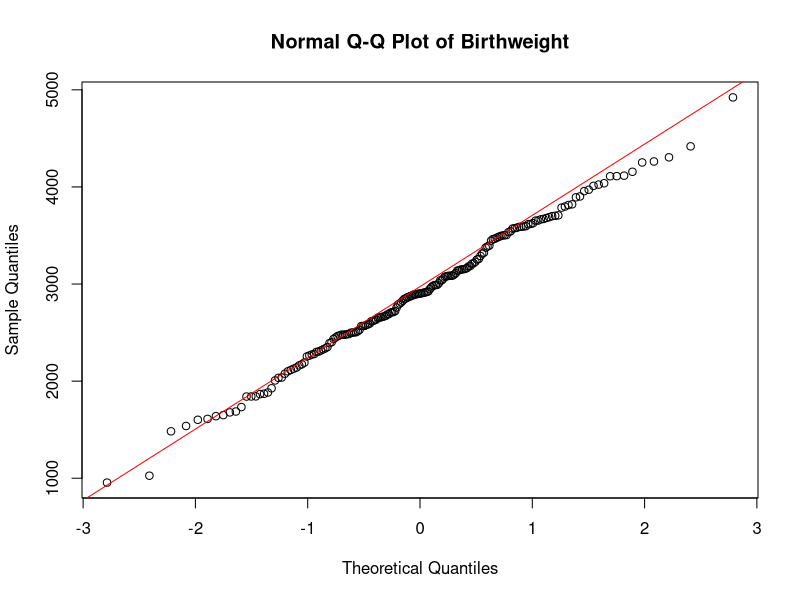
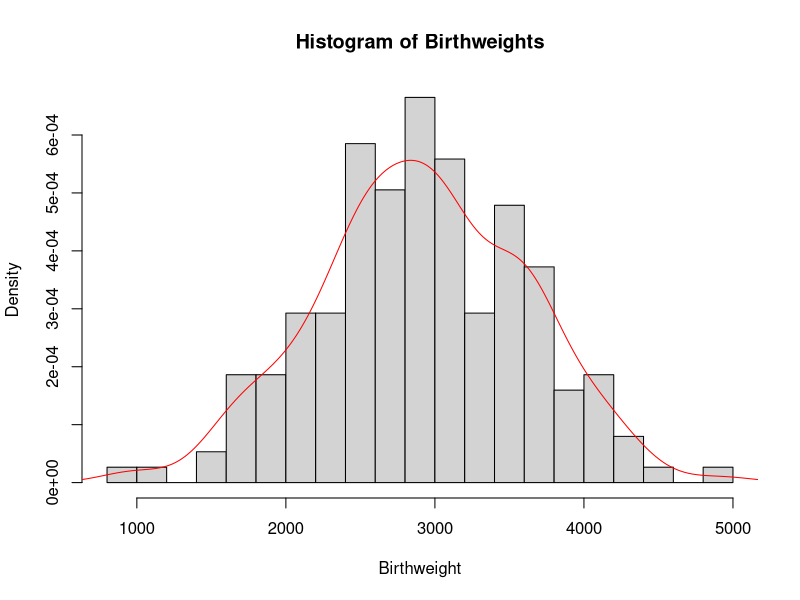
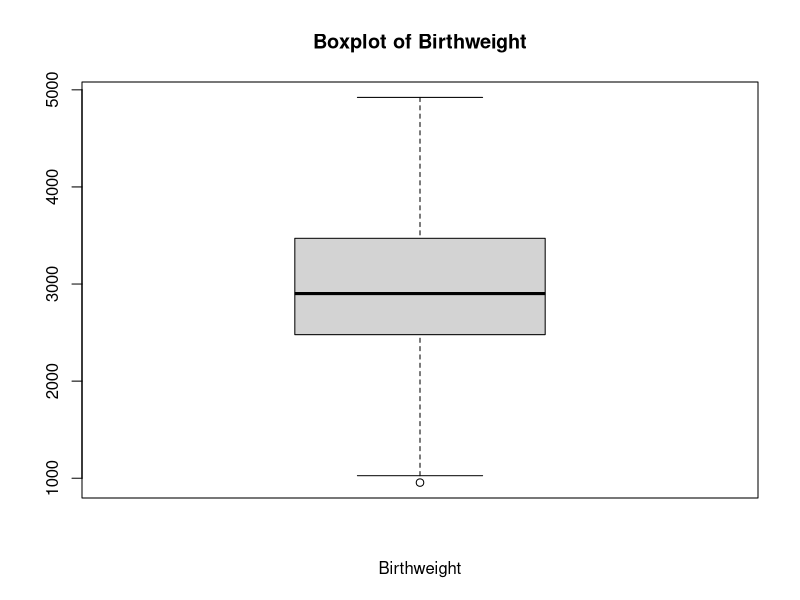
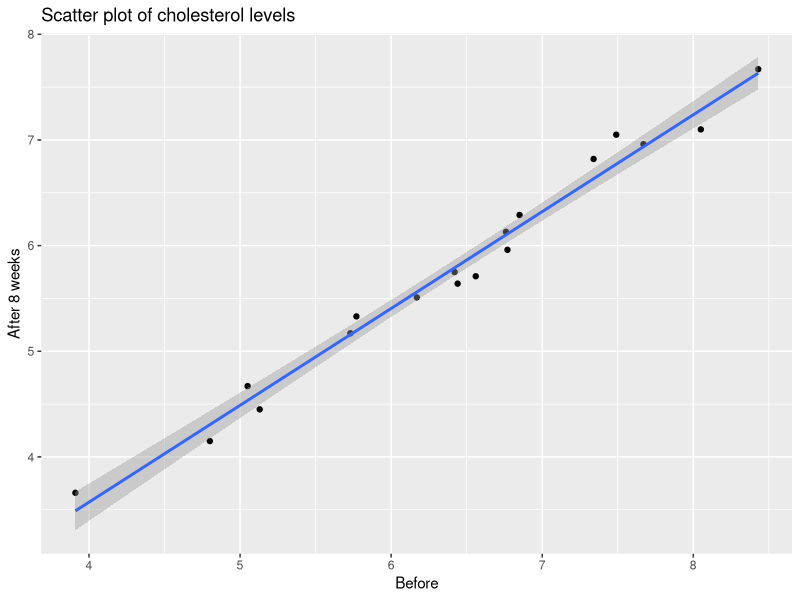
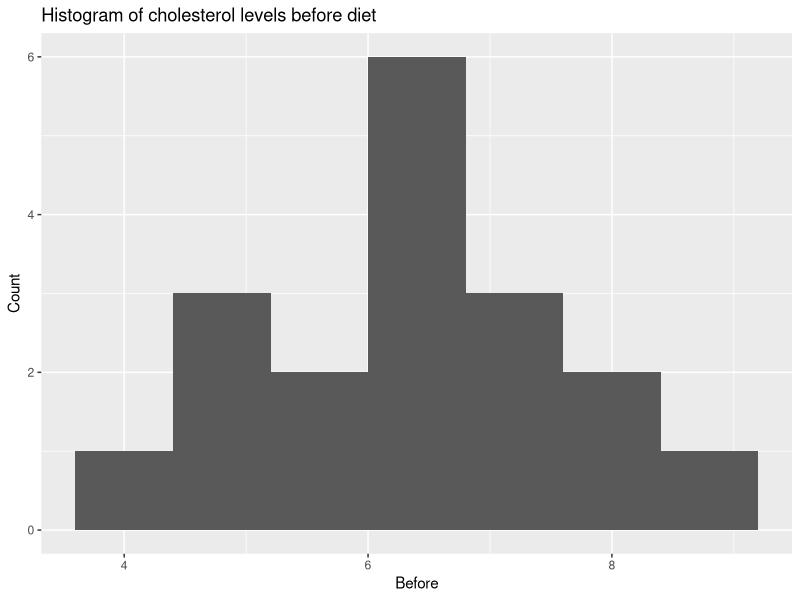
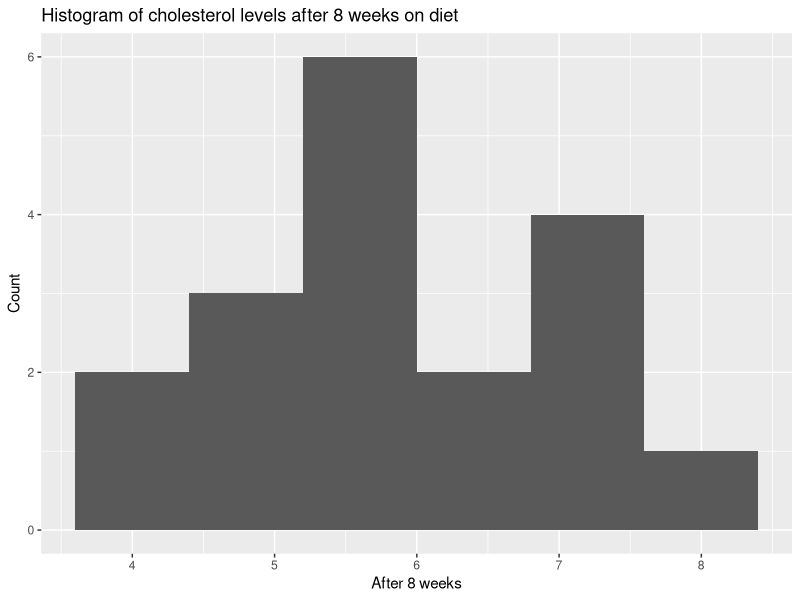
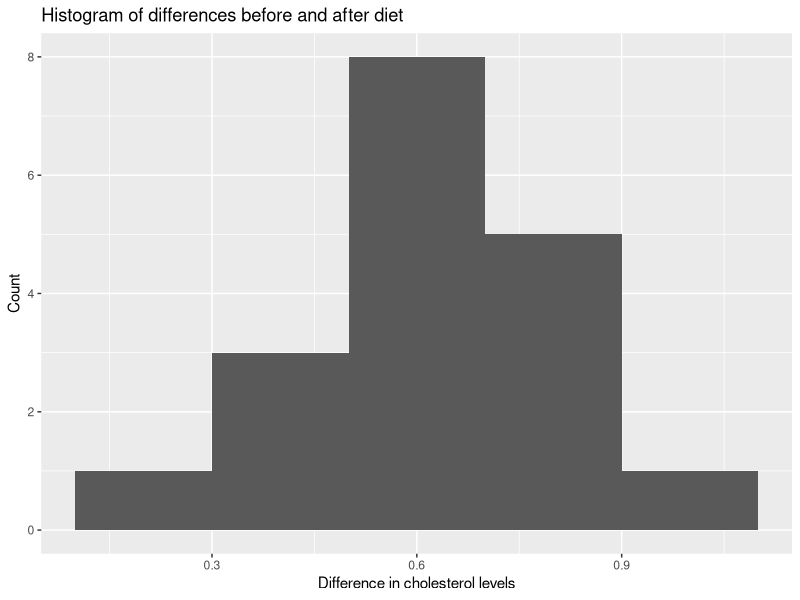
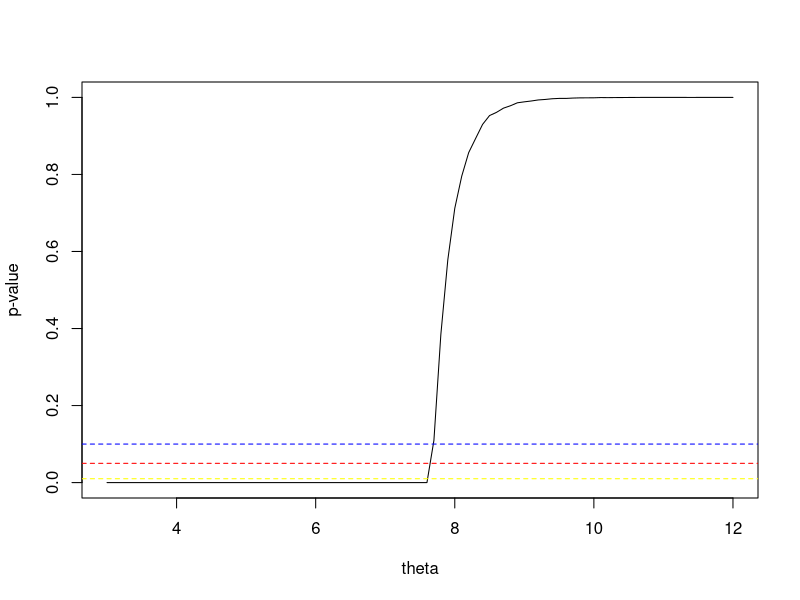

Generate these figures, in order, with R:
## ---- chunk 1
birthweight = read.table(file = "birthweight.txt", header = TRUE)
data= birthweight$birthweight

## ---- chunk 2
qqnorm(data, main = "Normal Q-Q Plot of Birthweight")
qqline(data,col=" red ")

# Check for normality with histogram
hist(x = data,breaks=15,main = "Histogram of Birthweights",
     xlab = " Birthweight ",freq = FALSE)
lines(x= density(x= data), col=" red ")

# Check for normality with boxplot
boxplot (data , main =" Boxplot of Birthweight ",
         xlab =" Birthweight ")#horizontal = TRUE)

## ---- chunk 3
shapiro.test(data)
## ---- chunk 4
# construct Confidence Interval
mu <- mean(data)
stnd <-sd(data)
CI <- 0.96
alpha <- 1-CI
# Calculate the margin of error for a 95% confidence interval
z <- qnorm(1 - alpha/2) # 98th percentile of standard normal distribution
# Calculate the margin of error
me <- z * stnd / sqrt(length(data))
# Calculate the confidence interval
lower_ci = mu - me
upper_ci = mu + me
# Print the confidence interval
cat("Confidence Interval: [", lower_ci, ", ", upper_ci, "]", sep = "")
## ---- chunk 5
# construct a bounded 96%-CI for mu(mean)
for (sample_size in 1:1000) {
  lower_bound = mu - z*stnd/sqrt(sample_size)
  upper_bound = mu + z*stnd/sqrt(sample_size)
  CI_length <- upper_bound - lower_bound
  if (CI_length <= 100) {
    break
  }
}
cat("sample_size",sample_size)
## ---- chunk 6
# Compute a bootstrap 96%-CI for mu and compare it to the above CI.
library(boot)
B <- 1000 # Choose number of bootstrap resamples
boot_data <- boot(data, statistic = function(data, i) mean(data[i]), R = B)
boot_ci <- boot.ci(boot_data, type = "perc", conf = 0.96)
lower_bound_boot_ci <- boot_ci$percent[[4]]
upper_bound_boot_ci <- boot_ci$percent[[5]]
cat("boot_CI Confidence Interval: [", lower_bound_boot_ci, ", ", upper_bound_boot_ci, "]", sep = "")
## ---- chunk 7
# Verify this claim by using a one side t-test
t.test(data, mu = 2800, alternative = "greater")
## ---- chunk 8
# sign test
binom.test(sum(data > 2800), n=length(data), p = 0.5, alternative = "greater")
## ---- chunk 9
B = 1000; n = 50
psign = numeric(B) # will contain P-values of sign test
pttest = numeric(B) # will contain P-values of T test

for(i in 1:B) {
  x = sample(data, n)
  pttest[i] = t.test(x, mu=2800, alt='greater')[[3]] # extract P-value
  psign[i] = binom.test(sum(x>2800), n, alt='greater')[[3]] # extract P-value
}
power_ttest = sum(pttest<0.05)/B
power_sign = sum(psign<0.05)/B
cat("the powers of the t-test: ", power_ttest, ",  the powers of the sing test: ", power_sign, sep = "")
## ---- chunk 10
# Set the number of samples to take and the lower probability
n_samples = 1000
p_left = 0.25
# Create an empty vector to store the sample probabilities
sample_probabilities = numeric(n_samples)
# Take n_samples samples of size n_samples from the birthweight vector
# Calculate the proportion of samples that have a weight less than 2600 grams
# Store the sample proportion in the sample_probabilities vector
for(i in 1:n_samples){
  sample = sample(data, n_samples, replace = TRUE)
  sample_probabilities[i] = sum(sample < 2600)/n_samples
}
# Calculate the standard deviation of the sample proportions
sample_sd = sd(sample_probabilities)
# Calculate the mean of the sample proportions
p_hat = mean(sample_probabilities)
# margin of error
me = p_hat - p_left
# Calculate the upper confidence interval
p_right = p_hat + me
# Calculate the z-score
z = me / sqrt((p_hat*(1-p_hat))/length(data))
# Calculate the level of significance
alpha = (1 - pnorm(z))*2
# Calculate the confidence level
confidence_level = 1 - alpha

cat("Confidence Interval: [", p_left, ", ", p_right, "]","confidence_level: ",confidence_level , sep = "")
## ---- chunk 11
male_means = c()
female_means = c()

for (i in 1:1000) {
  # Select 34 males and 28 females with birthweight < 2600 g
  male_2600 = sample(data< 2600, 34)
  female_2600 = sample(data[data < 2600], 28)
   # Select 61 males and 65 females with birthweight >= 2600 g
  male_others = sample(data[data >= 2600], 61)
  female_others = sample(data[data >= 2600], 65)
   # Combine the selected males and females with birthweight < 2600 g
  males = c(male_2600, male_others)
  females = c(female_2600, female_others)
  # Calculate the mean birthweight for males and females
  male_means = c(male_means, mean(males))
  female_means = c(female_means, mean(females))
}
# Calculate the mean of the sample means for males and females
mean(male_means)
mean(female_means)
# Perform a two-sample t-test assuming unequal variances
t.test(male_means, female_means)
## ---- chunk 12
#library('tidyverse')
cholesterol <- read.table("cholesterol.txt", header = TRUE)

library(ggplot2)

summary(cholesterol)

# Regression the 2 variables are highly correlated
ggplot(cholesterol, aes(x = Before, y = After8weeks)) +
  geom_point() +
  geom_smooth(method = "lm") +
  labs(x = "Before", y = "After 8 weeks", title = "Scatter plot of cholesterol levels")
cor(cholesterol$Before, cholesterol$After8weeks)


# creating histograms
ggplot(cholesterol, aes(x = Before)) +
  geom_histogram(binwidth = 0.8) +
  labs(x = "Before", y = "Count", title = "Histogram of cholesterol levels before diet")

shapiro.test(cholesterol$Before) # accept null, data is normal

ggplot(cholesterol, aes(x = After8weeks)) +
  geom_histogram(binwidth = 0.8) +
  labs(x = "After 8 weeks", y = "Count", title = "Histogram of cholesterol levels after 8 weeks on diet")
shapiro.test(cholesterol$After8weeks) # accept null, data is normal
# checking difference
diff <- cholesterol$Before - cholesterol$After8weeks

ggplot(cholesterol, aes(x = Before - After8weeks)) +
  geom_histogram(binwidth = 0.2) +
  labs(x = "Difference in cholesterol levels", y = "Count", title = "Histogram of differences before and after diet")

shapiro.test(diff) # accept null, data is normal
## ---- chunk 13
wilcox.test(cholesterol$Before, cholesterol$After8weeks, paired = TRUE)
#strong evidence to suggest that the margarine diet #had an effect on cholesterol levels.
## ---- chunk 14
# Calculate estimate for theta
theta_hat <- 2*mean(cholesterol$After8weeks) - 3
sigma <- sqrt((theta_hat-3)^2/12)

n <- length(cholesterol$After8weeks)
z <- qnorm(0.975)

lower <- theta_hat - z*(sigma/sqrt(n))
upper <- theta_hat + z*(sigma/sqrt(n))
#confidence interval
c(lower, upper)
## ---- chunk 15
after = cholesterol$After8weeks
# Define the test statistic function
T <- function(x) max(x)

# Set up the range of theta values to test
theta_vals <- seq(3, 12, by = 0.1)

# Create a vector to store the p-values for each theta value
p_vals <- rep(NA, length(theta_vals))

# Perform the bootstrap test for each theta value
for (i in seq_along(theta_vals)) {
  # Generate bootstrap samples
  boot_samples <- replicate(10000, runif(18, min = 3, max = theta_vals[i]))
  # Calculate test statistics for bootstrap samples
  boot_t <- apply(boot_samples, 2, T)
  # Calculate p-value
  p_vals[i] <- mean(boot_t >= max(after))
}

# Plot the p-values as a function of theta
plot(theta_vals, p_vals, type = "l", xlab = "theta", ylab = "p-value")
abline(h = 0.01, col = "yellow", lty = 2)
abline(h = 0.05, col = "red", lty = 2)
abline(h = 0.1, col = "blue", lty = 2)


## ---- chunk 16

# Median test
binom.test(sum(cholesterol$After8weeks<6),length(cholesterol$After8weeks),p=0.5,alt="less")

binom.test(sum(cholesterol$After8weeks < 4.5), length(cholesterol$After8weeks), p = 0.25, alternative = "less", conf.level = 0.95)


## ---- chunk 17
data = read.table(file = "diet.txt", header = TRUE)
data$weight.lost=data$preweight-data$weight6weeks
## ---- chunk 18
before=data$preweight;after=data$weight6weeks
par(mfrow=c(1,2))


qqnorm(before)
hist(before)
qqnorm(after)
hist(after)
qqnorm(after-before)
hist(after-before)
t.test(before,after,paired=TRUE)
## ---- chunk 19
data$diet=factor(data$diet)
dataaov=lm(weight.lost~diet,data=data)
anova(dataaov)
## ---- chunk 20
par(mfrow=c(1,2)); qqnorm(residuals(dataaov))
plot(fitted(dataaov),residuals(dataaov))
## ---- chunk 21

summary(dataaov) #can we use fitted(dataaov here as well? )

## ---- chunk 22
genderaov=lm(weight.lost~gender*diet,data=data)  
anova(genderaov)
## ---- chunk 23
preddata=data.frame(diet=c("1","2","3"))
predict(dataaov,preddata)


## ---- chunk 24
#install.packages('MASS')
library(MASS)
data(npk)
## ---- chunk 25
#Create a matrix of random plots
random_plots_matrix <- cbind(rep(1:24),rep(1:6, each = 4),
                             replicate(3, c(replicate(6, sample(c(1,1,0,0))))))
#Convert the matrix to a data frame
data_frame <- data.frame(random_plots_matrix)
#Set column names
header <- c("plot", "block", "N", "P", "K")
colnames(data_frame) <- header
#View the resulting data frame
head(data_frame)
## ---- chunk 26
# Subset the data to only include nitrogen treatment
npk_nitrogen  <- npk[npk$N == 1,]
# Calculate the average yield per block for nitrogen treatment
nitrogen_avg_yield  <- aggregate(yield ~ block, data = npk_nitrogen, FUN = mean)
# Subset the data to only include plots without nitrogen treatment
npk_no_nitrogen  <- npk[npk$N == 0,]
# Calculate the average yield per block for plots without nitrogen treatment
no_nitrogen_avg_yield  <- aggregate(yield ~ block, data = npk_no_nitrogen, FUN = mean)
# Make a boxplot comparing the average yield per block for nitrogen and no nitrogen treatments
boxplot(no_nitrogen_avg_yield$yield, nitrogen_avg_yield$yield,
        names = c("No Nitrogen Treatment", "Nitrogen Treatment"), ylab = "yield")
#legend("topleft", legend = c("Nitrogen Treatment", "No Nitrogen Treatment"))


avg_yield <- apply(cbind(nitrogen_avg_yield[[2]], no_nitrogen_avg_yield[[2]]),1,function(x) unname(unlist(x)))
rownames(avg_yield)<- c("nitrogen_avg_yield","no_nitrogen_avg_yield")

barplot(avg_yield, col = c("#1b98e0", "#353436"),beside = TRUE,
        xlab="blocks",ylab = "yield", ylim=c(0,90),
        names.arg=c("1", "2", "3", "4", "5", "6"))

legend("topleft", legend = c("Nitrogen Treatment", "No Nitrogen Treatment"),
       fill =c("#1b98e0", "#353436"))

## ---- chunk 27
# Check for normality with histogram
hist(x = npk$yield , breaks=7 ,main = "Histogram of yield",
     xlab = " yield ",freq = FALSE)
lines(x= density(x= npk$yield), col=" red ")

qqnorm(npk$yield)
qqline(npk$yield)

# Check for normality with boxplot
plot(yield ~ block + factor(N), data = npk)
# Shapiro-Wilk test
shapiro.test(npk$yield)

## ---- chunk 28
twoANOVA <- aov(yield ~ block * factor(N), data = npk)
summary(twoANOVA)
## ---- chunk 29
model1 = lm(yield ~ N:block + P + K,data=npk)
model2 = lm(yield ~ P:block + N + K,data=npk)
model3 = lm(yield ~ K:block + P + N,data=npk)

print('model 1: ')
anova(model1)
print('model 2: ')
anova(model2)
print('model 3: ')
anova(model3)


model_add = lm(yield ~ N+P+K+block, data=npk)
print('model all sum: ')
anova(model_add)


## ---- chunk 30
library(lme4)

npklmer= lmer(yield~N+(1|block), REML=FALSE, data=npk)
npklmer2=lmer(yield~(1|block), REML=FALSE, data=npk)
npkmaov=anova(npklmer2, npklmer)
npkmaov
